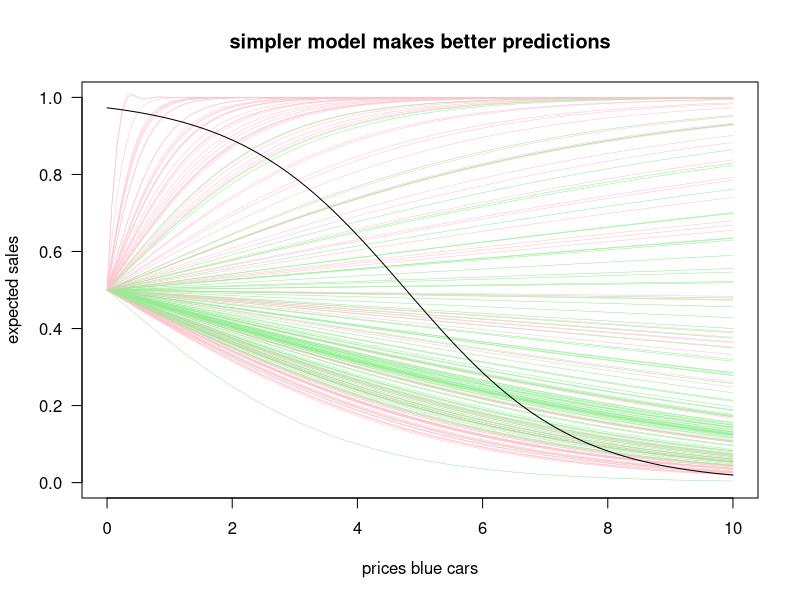
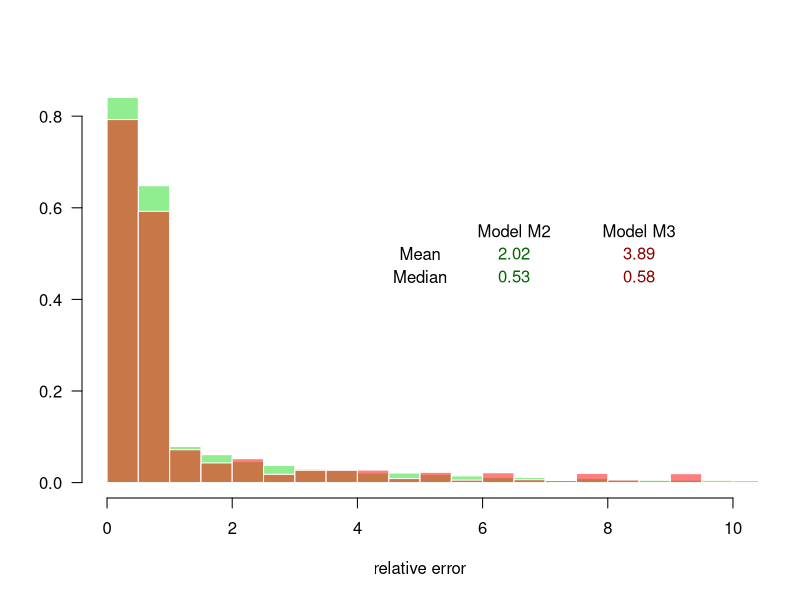

Write the R code that produced these figures, in order.
## generate the true model
beta_price_red = -0.5
beta_price_blue = -0.75
#beta_price_blue = -0.5
alpha = 0
prices = 0:40
prices = prices*0.25

pBlue = 6
pRed = 5

plot(0,0, col='white', xlim = c(0, 10), ylim=c(0,1), las=1, xlab='prices blue cars', ylab='expected sales', main='simpler model makes better predictions')
## draw the true model lines
y0 = log(0.2/0.5)
x0 = pBlue
slope_blue = beta_price_blue
intercept_blue = y0 - slope_blue*x0

y0 = log(0.3/0.5)
x0 = pRed
slope_red = beta_price_red
intercept_red = y0 - slope_red*x0

yTrue <- 1 - 1/(1 + exp(intercept_blue + slope_blue*prices))

relGreen = c()
relPink = c()

# for random prices, fit models and draw the corresponding lines
for(i in 1:100){
  # random prices
  pRed = runif(1, 0, 10)
  pBlue = runif(1, 0, 10)
  
  uRed = intercept_red + slope_red*pRed
  uBlue = intercept_blue + slope_blue*pBlue
  
  slopeRed = uRed/pRed
  slopeBlue = uBlue/pBlue
  
  # draw the spline
  #	y <- 1 - 1/(1 + exp(slopeRed*prices) + exp(slopeBlue*prices))
  y <- 1 - 1/(1 + exp(slopeBlue*prices))
  tmpRelPink = abs(yTrue - y)/yTrue
  relPink <- c(relPink, tmpRelPink)
  lines(spline(prices, y), col='pink', lwd=0.5)
  
  # simpler model
  f <- function(beta, pRed, pBlue, yRed, yBlue) (pRed*yRed + pBlue*yBlue)*(1 + exp(beta*pRed) + 			exp(pBlue*beta)) - pRed*exp(beta*pRed) - pBlue*exp(beta*pBlue)
  yRed = exp(uRed)/(1 + exp(uRed) + exp(uBlue))
  yBlue = exp(uBlue)/(1 + exp(uRed) + exp(uBlue))
  beta = uniroot(f, lower=-10, upper=10, tol=1e-10, pRed=pRed, pBlue=pBlue, yRed=yRed, yBlue=yBlue)
  slope = beta$root
  #	y <- 1 - 1/(1 + exp(slope*prices) + exp(slope*prices))
  y <- 1 - 1/(1 + exp(slope*prices))
  tmpRelGreen = abs(yTrue - y)/yTrue
  relGreen <- c(relGreen, tmpRelGreen)
  lines(spline(prices, y), col='lightgreen', lwd=0.5)
}
# draw the line corresponding to the true model
#y <- 1 - 1/(1 + exp(intercept_red + slope_red*prices) + exp(intercept_blue + slope_blue*prices))
y <- 1 - 1/(1 + exp(intercept_blue + slope_blue*prices))
#plot(prices, y)
lines(spline(prices, y))
summary(relGreen)
summary(relPink)

# plot the histograms of the relative errors
b = seq(0, 70, 0.5)
hist(relGreen,breaks=b, col='lightgreen', probability=T, border='white', xlab='relative error', ylab='', main='', xlim=c(0,10), las=1)
hist(relPink,breaks=b, col=rgb(1, 0, 0, 0.5), probability=T, border='white', xlab='relative error', ylab='', main='', xlim=c(0,10), add=T)
greenMean = mean(relGreen)
pinkMean = mean(relPink)
greenMedian = median(relGreen)
pinkMedian = median(relPink)

sm_green = sprintf('%.2f', greenMean)
sm_pink = sprintf('%.2f', pinkMean)
sd_green = sprintf('%.2f', greenMedian)
sd_pink = sprintf('%.2f', pinkMedian)
text(5, 0.5, "Mean")
text(5, 0.45, "Median")
text(6.5, 0.55, "Model M2")
text(8.5, 0.55, "Model M3")
text(6.5, 0.5, sm_green, col='darkgreen')
text(6.5, 0.45, sd_green, col='darkgreen')
text(8.5, 0.5, sm_pink, col='darkred')
text(8.5, 0.45, sd_pink, col='darkred')